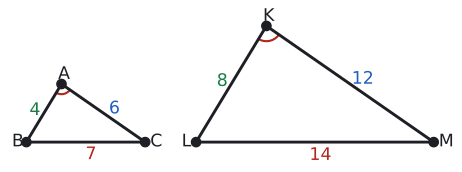

Generate this figure with Python:
import sys; sys.path.insert(0, "tools")
from cizim import *

# K.K.K.: ABC kenarları 4, 6, 7; KLM kenarları 8, 12, 14 (her biri 2 katı).
def ucgen(B, a, b, c, k=1.0):
    a, b, c = a * k, b * k, c * k
    x = (c**2 - b**2 + a**2) / (2 * a); y = np.sqrt(c**2 - x**2)
    return B + np.array([x, y]), B, B + np.array([a, 0.0])
def kenar(ax, P, Q, metin, G, d=0.55, renk=YAZI):
    M = (P + Q) / 2; n = M - G; n = n / np.linalg.norm(n)
    ax.text(*(M + d * n), metin, ha="center", va="center", color=renk, fontsize=13)
# |BC|=7, |AC|=6, |AB|=4
A, B, C = ucgen(np.array([0.0, 0.0]), 7, 6, 4)
K, L, M = ucgen(np.array([10.0, 0.0]), 7, 6, 4, 2)
print(np.linalg.norm(K - L), np.linalg.norm(L - M), np.linalg.norm(K - M))
fig, ax = sekil(6, 3.0)
ax.set_aspect("equal"); ax.axis("off")
for P, Q, R in ((A, B, C), (K, L, M)):
    ax.plot(*zip(P, Q, R, P), color=YAZI)
G1, G2 = (A + B + C) / 3, (K + L + M) / 3
nokta(ax, *A, "A", dx=-0.2, dy=0.3); nokta(ax, *B, "B", dx=-0.85, dy=-0.25); nokta(ax, *C, "C", dx=0.3, dy=-0.25)
nokta(ax, *K, "K", dx=-0.2, dy=0.3); nokta(ax, *L, "L", dx=-0.85, dy=-0.25); nokta(ax, *M, "M", dx=0.3, dy=-0.25)
kenar(ax, A, B, "4", G1, renk=YESIL); kenar(ax, A, C, "6", G1, d=0.7, renk=MAVI); kenar(ax, B, C, "7", G1, d=0.8, renk=KIRMIZI)
kenar(ax, K, L, "8", G2, renk=YESIL); kenar(ax, K, M, "12", G2, d=0.8, renk=MAVI); kenar(ax, L, M, "14", G2, d=0.85, renk=KIRMIZI)
aci(ax, A, B, C, r=0.6, renk=KIRMIZI); aci(ax, K, L, M, r=0.9, renk=KIRMIZI)
ax.set_xlim(-1.1, 25.2); ax.set_ylim(-1.3, K[1] + 0.9)
kaydet(fig, __file__)
